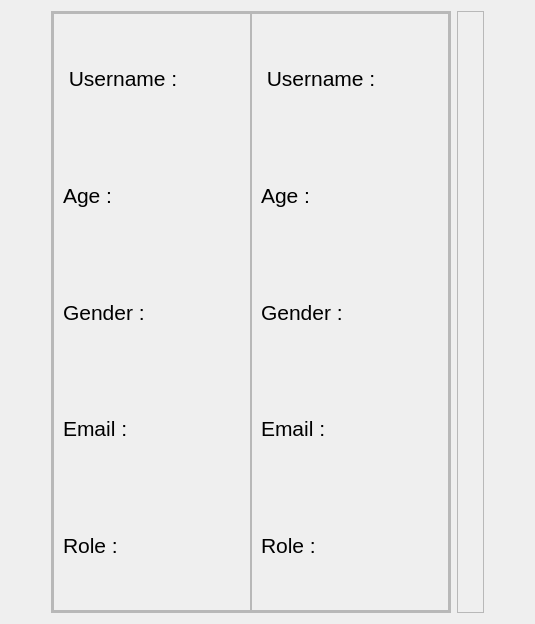
               <widget class="QWidget" name="ProfilePage">
                <layout class="QHBoxLayout" name="horizontalLayout_2">
                 <item>
                  <spacer name="horizontalSpacer">
                   <property name="orientation">
                    <enum>Qt::Horizontal</enum>
                   </property>
                   <property name="sizeHint" stdset="0">
                    <size>
                     <width>40</width>
                     <height>20</height>
                    </size>
                   </property>
                  </spacer>
                 </item>
                 <item>
                  <widget class="QFrame" name="frame_9">
                   <property name="minimumSize">
                    <size>
                     <width>400</width>
                     <height>0</height>
                    </size>
                   </property>
                   <property name="maximumSize">
                    <size>
                     <width>16777215</width>
                     <height>16777215</height>
                    </size>
                   </property>
                   <property name="styleSheet">
                    <string notr="true">QLabel{
font:16pt;
}</string>
                   </property>
                   <property name="frameShape">
                    <enum>QFrame::StyledPanel</enum>
                   </property>
                   <property name="frameShadow">
                    <enum>QFrame::Raised</enum>
                   </property>
                   <layout class="QVBoxLayout" name="verticalLayout_9">
                    <property name="spacing">
                     <number>0</number>
                    </property>
                    <property name="leftMargin">
                     <number>0</number>
                    </property>
                    <property name="topMargin">
                     <number>0</number>
                    </property>
                    <property name="rightMargin">
                     <number>0</number>
                    </property>
                    <property name="bottomMargin">
                     <number>0</number>
                    </property>
                    <item alignment="Qt::AlignVCenter">
                     <widget class="QFrame" name="frame_11">
                      <property name="minimumSize">
                       <size>
                        <width>0</width>
                        <height>600</height>
                       </size>
                      </property>
                      <property name="frameShape">
                       <enum>QFrame::StyledPanel</enum>
                      </property>
                      <property name="frameShadow">
                       <enum>QFrame::Raised</enum>
                      </property>
                      <layout class="QHBoxLayout" name="horizontalLayout_3">
                       <property name="spacing">
                        <number>0</number>
                       </property>
                       <property name="leftMargin">
                        <number>0</number>
                       </property>
                       <property name="topMargin">
                        <number>0</number>
                       </property>
                       <property name="rightMargin">
                        <number>0</number>
                       </property>
                       <property name="bottomMargin">
                        <number>0</number>
                       </property>
                       <item>
                        <widget class="QFrame" name="frame_13">
                         <property name="frameShape">
                          <enum>QFrame::StyledPanel</enum>
                         </property>
                         <property name="frameShadow">
                          <enum>QFrame::Raised</enum>
                         </property>
                         <layout class="QVBoxLayout" name="verticalLayout_10">
                          <item>
                           <widget class="QLabel" name="label_2">
                            <property name="minimumSize">
                             <size>
                              <width>0</width>
                              <height>75</height>
                             </size>
                            </property>
                            <property name="text">
                             <string> Username :</string>
                            </property>
                           </widget>
                          </item>
                          <item>
                           <widget class="QLabel" name="label_5">
                            <property name="minimumSize">
                             <size>
                              <width>0</width>
                              <height>75</height>
                             </size>
                            </property>
                            <property name="text">
                             <string>Age :</string>
                            </property>
                           </widget>
                          </item>
                          <item>
                           <widget class="QLabel" name="label_6">
                            <property name="minimumSize">
                             <size>
                              <width>0</width>
                              <height>75</height>
                             </size>
                            </property>
                            <property name="text">
                             <string>Gender :</string>
                            </property>
                           </widget>
                          </item>
                          <item>
                           <widget class="QLabel" name="label_4">
                            <property name="minimumSize">
                             <size>
                              <width>0</width>
                              <height>75</height>
                             </size>
                            </property>
                            <property name="text">
                             <string>Email :</string>
                            </property>
                           </widget>
                          </item>
                          <item>
                           <widget class="QLabel" name="label_7">
                            <property name="minimumSize">
                             <size>
                              <width>0</width>
                              <height>75</height>
                             </size>
                            </property>
                            <property name="styleSheet">
                             <string notr="true"/>
                            </property>
                            <property name="text">
                             <string>Role :</string>
                            </property>
                           </widget>
                          </item>
                         </layout>
                        </widget>
                       </item>
                       <item>
                        <widget class="QFrame" name="frame_12">
                         <property name="frameShape">
                          <enum>QFrame::StyledPanel</enum>
                         </property>
                         <property name="frameShadow">
                          <enum>QFrame::Raised</enum>
                         </property>
                         <layout class="QVBoxLayout" name="verticalLayout_11">
                          <item>
                           <widget class="QLabel" name="label_3">
                            <property name="minimumSize">
                             <size>
                              <width>0</width>
                              <height>75</height>
                             </size>
                            </property>
                            <property name="text">
                             <string> Username :</string>
                            </property>
                           </widget>
                          </item>
                          <item>
                           <widget class="QLabel" name="label_8">
                            <property name="minimumSize">
                             <size>
                              <width>0</width>
                              <height>75</height>
                             </size>
                            </property>
                            <property name="text">
                             <string>Age :</string>
                            </property>
                           </widget>
                          </item>
                          <item>
                           <widget class="QLabel" name="label_9">
                            <property name="minimumSize">
                             <size>
                              <width>0</width>
                              <height>75</height>
                             </size>
                            </property>
                            <property name="text">
                             <string>Gender :</string>
                            </property>
                           </widget>
                          </item>
                          <item>
                           <widget class="QLabel" name="label_10">
                            <property name="minimumSize">
                             <size>
                              <width>0</width>
                              <height>75</height>
                             </size>
                            </property>
                            <property name="text">
                             <string>Email :</string>
                            </property>
                           </widget>
                          </item>
                          <item>
                           <widget class="QLabel" name="label_11">
                            <property name="minimumSize">
                             <size>
                              <width>0</width>
                              <height>75</height>
                             </size>
                            </property>
                            <property name="styleSheet">
                             <string notr="true"/>
                            </property>
                            <property name="text">
                             <string>Role :</string>
                            </property>
                           </widget>
                          </item>
                         </layout>
                        </widget>
                       </item>
                      </layout>
                     </widget>
                    </item>
                   </layout>
                  </widget>
                 </item>
                 <item alignment="Qt::AlignHCenter">
                  <widget class="QFrame" name="frame_10">
                   <property name="frameShape">
                    <enum>QFrame::StyledPanel</enum>
                   </property>
                   <property name="frameShadow">
                    <enum>QFrame::Raised</enum>
                   </property>
                   <layout class="QVBoxLayout" name="verticalLayout_12">
                    <item>
                     <widget class="QLabel" name="label_12">
                      <property name="styleSheet">
                       <string notr="true">QLabel{
border-radius:100;
}</string>
                      </property>
                      <property name="text">
                       <string/>
                      </property>
                      <property name="pixmap">
                       <pixmap>../../../../../mnt/c/Users/prasa/Downloads/user_profile (1).jpg</pixmap>
                      </property>
                     </widget>
                    </item>
                   </layout>
                  </widget>
                 </item>
                 <item>
                  <spacer name="horizontalSpacer_2">
                   <property name="orientation">
                    <enum>Qt::Horizontal</enum>
                   </property>
                   <property name="sizeHint" stdset="0">
                    <size>
                     <width>40</width>
                     <height>20</height>
                    </size>
                   </property>
                  </spacer>
                 </item>
                </layout>
               </widget>
